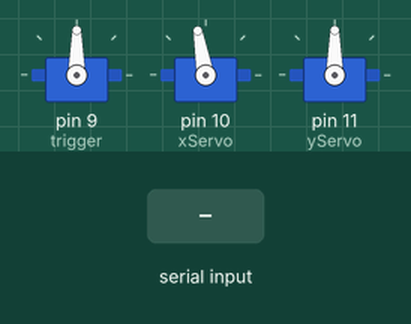
Bench run of a sketch on a simulated Arduino Uno, built with avr-gcc and run on an emulated ATmega328P. On the bench: 3 × servo. Inputs (shaded band) come from the test bench.

Above: at 1.2 s.
1.3 s: "y90\n" received over Serial
At 2.5 s:
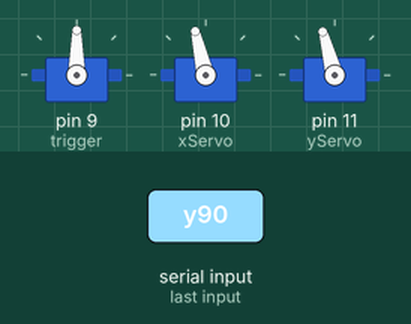
2.8 s: "y,45\n" received over Serial
At 3.7 s:
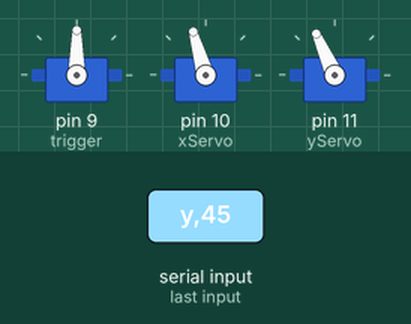
Timing chart, 0 to 5.8 s (numbered marks = the images above; inputs shaded):
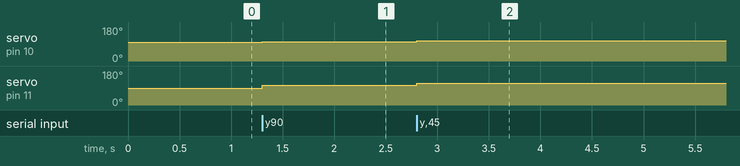

Measured:
- after the input at 1.3 s, servo on pin 10 (xServo): 100° → 103° at once; servo on pin 11 (yServo): 90° → 105° at once
- after the input at 2.8 s, servo on pin 10 (xServo): 103° → 106° at once; servo on pin 11 (yServo): 105° → 114° at once

The sketch:

nerfFaceTrackerArduino.ino
```cpp
//middle 120, top 90, bottom 140
//middle 100, left 135, right 65
#include <Servo.h>
Servo trigger;
Servo yServo;
Servo xServo;
int xPos = 100;
int yPos = 90;
int xIn = 0;
int yIn = 0;
int lastYin;
int lastXin;
bool fired = false, firing = false;
long int firedTime;
int c = 0,v = 0;
bool negative = false;

void setup() {
  Serial.begin(9600);
  trigger.attach(9);
  xServo.attach(10);
  yServo.attach(11);

  xServo.write(xPos);
  yServo.write(yPos);
  trigger.write(0);
}

void loop() {
  getData();
  //updateServoValues();
  moveNerf();
  checkTrigger();

}

void getData(){
  while (Serial.available()) {
    c = Serial.read();
    if ((c >= '0') && (c <= '9')) {
      v = 10 * v + c - '0';
    }
    else if (c == 'x') {
      xIn = v;
      v = 0;

    }
    else if (c == 'y'){
      yIn = v;
      v = 0;
      updateServoValues();
    }
  }

}

void updateServoValues(){
  xIn -= 320;
  if (abs(xIn) < 50 && !fired){
    firedTime = millis();
    firing = true;
    fired = true;
  }
  if(xIn > 0){
    if (xIn > 30){
      xPos-=3;
    }
    else{
      xPos-=1;
    }
  }
  else if(xIn <=0){
    if(xIn < -30){
      xPos+=3;
    }
    else{
      xPos+=1;
    }
  }


  yPos = map(yIn, 0, 480, 105, 155);
  lastYin = yIn;

}

void moveNerf(){
  xServo.write(xPos);
  yServo.write(yPos);
}

void checkTrigger(){
  if (firing && (millis() - firedTime < 1000)){
    trigger.write(70);
  }
  else{
    trigger.write(90);
  }
}
```
